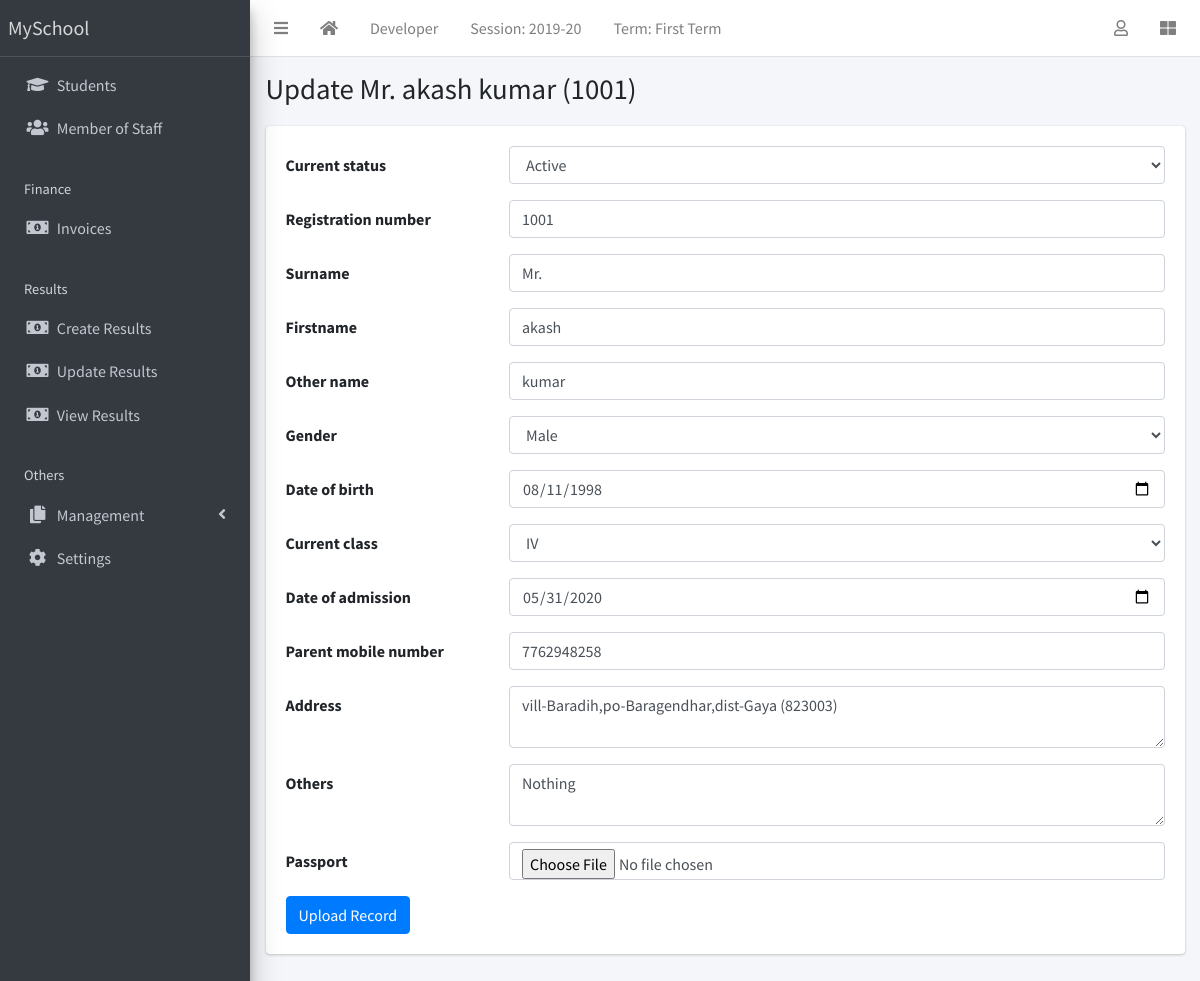
The app's page /student/1/update/ (signed in) with its own data.
### corecode/models.py (models this page shows, shortened)
class AcademicSession(models.Model):
    name = models.CharField(max_length=200,unique=True)
    current = models.BooleanField()
    class Meta:
        ordering = ['-name']

class AcademicTerm(models.Model):
    name = models.CharField(max_length=20,unique=True)
    current = models.BooleanField()
    class Meta:
        ordering = ['name']

### students/models.py (models this page shows, shortened)
class Student(models.Model):
    STATUS = [
        ('active','Active'),
        ('inactive','Inactive')
    ]
    GENDER = [
        ('male','Male'),
        ('female','Female')
    ]
    current_status = models.CharField(max_length=10,default='active',choices=STATUS)
    registration_number =models.CharField(max_length=200,unique=True)
    surname = models.CharField(max_length=200,blank=True)
    firstname = models.CharField(max_length=200)
    other_name = models.CharField(max_length=200,blank=True)
    gender = models.CharField(max_length=10,choices=GENDER,default='male')
    date_of_birth = models.DateField(default=timezone.now)
    current_class = models.ForeignKey(StudentClass,on_delete=models.SET_NULL,blank=True,null=True)
    date_of_admission = models.DateField(default=timezone.now)
    parent_mobile_number = models.CharField(max_length=15,blank=True)
    address = models.TextField(blank=True)
    others = models.TextField(blank=True)
    passport = models.ImageField(blank=True,upload_to='Students/passports/')
    class Meta:
        ordering = ['surname','firstname','other_name']
    def __str__(self):
        return f'{self.surname} {self.firstname} {self.other_name} ({self.registration_number})'

### students/views.py (the view)
# urls.py: path('<int:pk>/update/',StudentUpdateView.as_view(),name='student-update'),
class StudentUpdateView(LoginRequiredMixin, SuccessMessageMixin, UpdateView):
    model = Student
    fields = '__all__'
    success_message = 'Record Successfully updates.'
    def get_form(self):
        form = super(StudentUpdateView, self).get_form()
        form.fields['date_of_birth'].widget = widgets.DateInput(
            attrs={'type': 'date'})
        form.fields['date_of_admission'].widget = widgets.DateInput(attrs={
                                                                    'type': 'date'})
        form.fields['address'].widget = widgets.Textarea(attrs={'rows': 2})
        form.fields['others'].widget = widgets.Textarea(attrs={'rows': 2})
        return form

### corecode/context_processors.py (called while the page is built)
def site_defaults(request):
    current_session = AcademicSession.objects.get(current=True)
    current_term = AcademicTerm.objects.get(current=True)
    vals = SiteConfig.objects.all()
    contexts ={
        'current_session':current_session.name,
        'current_term':current_term.name
    }
    for val in vals:
        contexts[val.key] = val.value
    return contexts

### corecode/models.py (called while the page is built)
    def __str__(self):
        return self.name

### students/templates/students/student_form.html (shortened to what this page needs)
{% extends 'corecode/base.html' %}
{% block title %}
  {% if object %}
    Update {{ object }}
    {% else %}
    Add new student
  {% endif %}
{% endblock %}
{% block content %}
  <form  action="" method="post" enctype="multipart/form-data">
    {% include 'corecode/form_snippet.html' %}
    {% if object %}
      <input type="submit" value="Upload Record" class="btn btn-primary">
    {% else %}
      <input type="submit" value="Add new student" class="btn btn-primary">
    {% endif %}
  </form>
{% endblock %}

### corecode/templates/corecode/base.html (shortened to what this page needs)
{% load static %}
<!DOCTYPE html>
<html lang="en" dir="ltr">
  <head>
    <link href="https://stackpath.bootstrapcdn.com/bootstrap/4.5.0/css/bootstrap.min.css" rel="stylesheet">
    <link rel="stylesheet" href="{% static 'plugins/fontawesome-free/css/all.min.css' %}">
<link rel="stylesheet" href="{% static 'plugins/toastr/toastr.min.css' %}">
<link rel="stylesheet"
  href="{% static 'plugins/overlayScrollbars/css/OverlayScrollbars.min.css' %}">
<link rel="stylesheet" href="{% static 'plugins/DataTables/datatables.min.css' %}" />
<link rel="stylesheet" href="{% static 'dist/css/adminlte.min.css' %}">
  </head>
  <body class="hold-transition sidebar-mini layout-fixed layout-navbar-fixed layout-footer-fixed">
      <div class="wrapper">
        <nav class="main-header navbar navbar-expand navbar-white navbar-light">
          <ul class="navbar-nav">
            <li class="nav-item">
              <a class="nav-link" href="#" data-widget="pushmenu" role="button"><i class="fas fa-bars"></i></a>
            </li>
            <li class="nav-item d-none d-sm-inline-block">
              <a href="{% url 'home' %}" class="nav-link"><i class="fa fa-home"></i></a>
            </li>
            <li class="nav-item d-none d-sm-inline-block">
              <a href="{% url 'developer' %}" class="nav-link">Developer</a>
            </li>
            <li class="nav-item d-none d-sm-inline-block">
              <a href="{% url 'current-session'%}" class="nav-link">Session: {{current_session}}</a>
            </li>
            <li class="nav-item d-none d-sm-inline-block">
              <a href="{% url 'current-session' %}" class="nav-link">Term: {{current_term}}</a>
            </li>
          </ul>
          <ul class="navbar-nav ml-auto">
            <li class="nav-item dropdown">
              <a href="#" class="nav-link" data-toggle="dropdown">
                <i class="far fa-user"></i>
              </a>
            </li>
            <li class="nav-item">
              <a href="#" class="nav-link" data-widget="control-sidebar" data-side="true"
              role="button"><i class="fas fa-th-large"></i></a>
            </li>
          </ul>
        </nav>
        <aside class="main-sidebar sidebar-dark-primary elevation-4">
          <a href="#" class="brand-link">{{ school_name | default:"MySchool"}}</a>
          <div class="sidebar">
            <nav class="mt-2">
              <ul class="nav nav-pills nav-sidebar flex-column" data-widget="treeview" role="menu" data-accordion="false">
                <li class="nav-item">
                  <a href="{% url 'student-list' %}" class="nav-link">
                    <i class="nav-icon fas fa-graduation-cap"></i>
                    <p>Students</p>
                    </a>
                </li>
                <li class="nav-item">
                  <a href="{% url 'staff-list' %}" class="nav-link">
                    <i class="nav-icon fas fa-users"></i>
                    <p>Member of Staff</p>
                    </a>
                </li>
                <li class="nav-header">Finance</li>
                  <li class="nav-item">
                    <a href="{% url 'invoice-list' %}" class="nav-link">
                      <i class="nav-icon fas fa-money-bill-alt"></i>
                      <p>Invoices</p>
                      </a>
                  </li>
                  <li class="nav-header">Results</li>
                    <li class="nav-item">
                      <a href="{% url 'create-result' %}" class="nav-link">
                        <i class="nav-icon fas fa-money-bill-alt"></i>
                        <p>Create Results</p>
                        </a>
                    </li>
                    <li class="nav-item">
                      <a href="{% url 'edit-results' %}" class="nav-link">
                        <i class="nav-icon fas fa-money-bill-alt"></i>
                        <p>Update Results</p>
                        </a>
                    </li>
                    <li class="nav-item">
                      <a href="{% url 'view-results' %}" class="nav-link">
                        <i class="nav-icon fas fa-money-bill-alt"></i>
                        <p>View Results</p>
                        </a>
                    </li>
                    <li class="nav-header">Others</li>
                      <li class="nav-item has-treeview">
                        <a href="#" class="nav-link">
                          <i class="nav-icon fas fa-copy"></i>
                          <p>Management</p>
                          <i class="fas fa-angle-left right"></i>
                          </a>
                      </li>
                      <li class="nav-item">
                        <a href="{% url 'configs' %}" class="nav-link">
                          <i class="nav-icon fas fa-cog"></i>
                          <p>
                            Settings
                          </p>
                        </a>
                      </li>
                    </ul>
                  </nav>
                </div>
              </aside>
                <div class="content-wrapper">
                  <section class="content-header">
                    <div class="container-fluid">
                      <div class="row mb-1">
                        <div class="col-sm-8">
                          <h1>{% block title %}{% endblock title %}</h1>
                        </div>
                        <div class="col-sm-4">
                        </div>
                      </div>
                    </div>
                  </section>
                  <section class="content">
                    <div class="container-fluid">
                      <div class="row">
                        <div class="col-md-12">
                          {% block fullcard %}
                          <div class="card">
                            <div class="card-body">
                              <div class="row">
                                <div class="col">
                                  {% block content %}
                                  {% endblock content %}
                                </div>
                              </div>
                            </div>
                          </div>
                          {% endblock fullcard %}
                        </div>
                      </div>
                    </div>
                  </section>
                </div>
              </div>
            </body>
            </html>

### corecode/templates/corecode/form_snippet.html (shortened to what this page needs)
{% load widget_tweaks %}
{% for field in form %}
  <div class="form-group row">
    <label for="{{field.auto_id}}" class="col-sm-3 col-form-label">
    {{ field.label }}
    </label>
    <div class="col-sm-9">
      {{ field | add_class:"form-control"}}
    </div>
  </div>
{% endfor %}

### records on screen
AcademicSession: name "2019-20"
AcademicTerm: name "First Term"
Student: surname+firstname+other_name "Mr. akash kumar (1001)", current_status "Active" "1001" "Mr." "akash" "kumar" "Male" "08/11/1998" "IV" "05/31/2020" "7762948258" "vill-Baradih,po-Baragendhar,dist-Gaya (823003)" "Nothing"

### other values on screen
{{ school_name | default:"MySchool" }} "MySchool"
{{ field.label }} "Current status" "Registration number" "Surname" "Firstname" "Other name" "Gender" "Date of birth" "Current class" "Date of admission" "Parent mobile number" "Address" "Others" "Passport"
